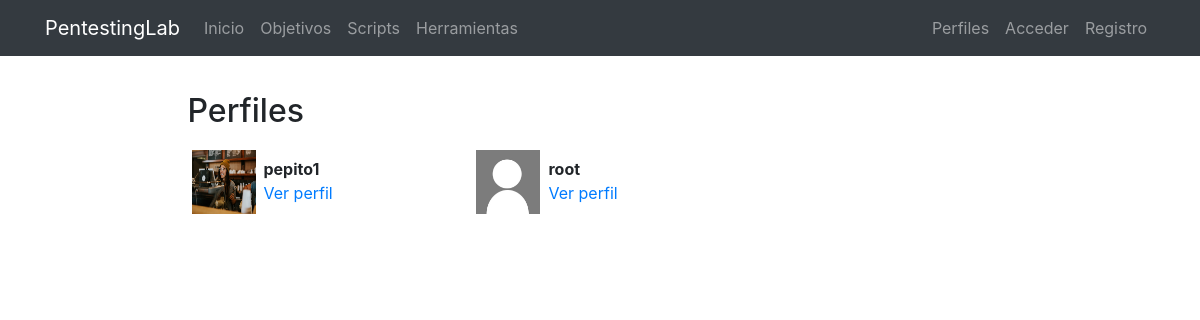
/es/profiles/, run on an earlier commit of the app's database.
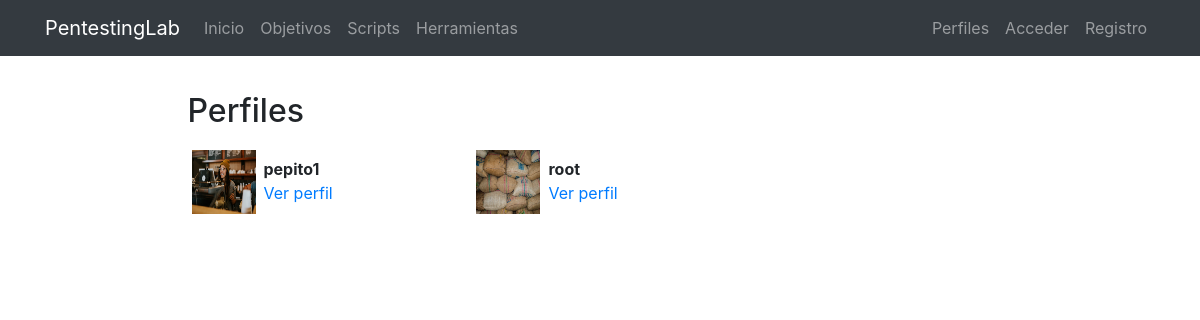
And on a later commit of the database.
### registration/models.py (models this page shows)
class Profile(models.Model):
    user = models.OneToOneField(User, on_delete=models.CASCADE)
    avatar = models.ImageField(upload_to=custom_upload_to, null=True, blank=True)
    bio = models.TextField(null=True, blank=True)
    link = models.URLField(max_length=200, null=True, blank=True)
    class Meta():
        ordering = ['user__username']

### profiles/views.py (the view)
# urls.py: path('', ProfileListView.as_view(), name='list'),
class ProfileListView(ListView):
    model = Profile
    template_name = 'profiles/profile_list.html'
    paginate_by = 9

### profiles/templates/profiles/profile_list.html (shortened to what this page needs)
{% extends 'core/base.html' %}
{% load static i18n %}
{% block content %}
<main role="main">
  <div class="container">
    <div class="row mt-3">
      <div class="col-md-9 mx-auto mb-5">
        <h2>Perfiles</h2>
        <div class="row">
          {% for profile in profile_list %}
            <div class="col-md-4 mt-2 mb-3 ">
              <div class="row p-1">
                <div class="col-md-12">
                  {% if profile.avatar %}
                    <img src="{{profile.avatar.url}}" class="img-fluid profile-avatar">
                  {% else %}
                    <img src="{% static 'registration/img/no-avatar.jpg' %}" class="img-fluid profile-avatar">
                  {% endif %}
                  <p class="profile-data">
                    <b>{{profile.user|truncatechars:"16"}}</b><br>
                    <a href="{% url 'profiles:detail' profile.user %}">{% trans "Ver perfil" %}</a>
                  </p>
                </div>
              </div>
            </div>
          {% endfor %}
        </div>
      </div>
    </div>
  </div>
</main>
{% endblock %}

What changed in the data, as far as the page shows it:
changed Profile "root": avatar: picture added
